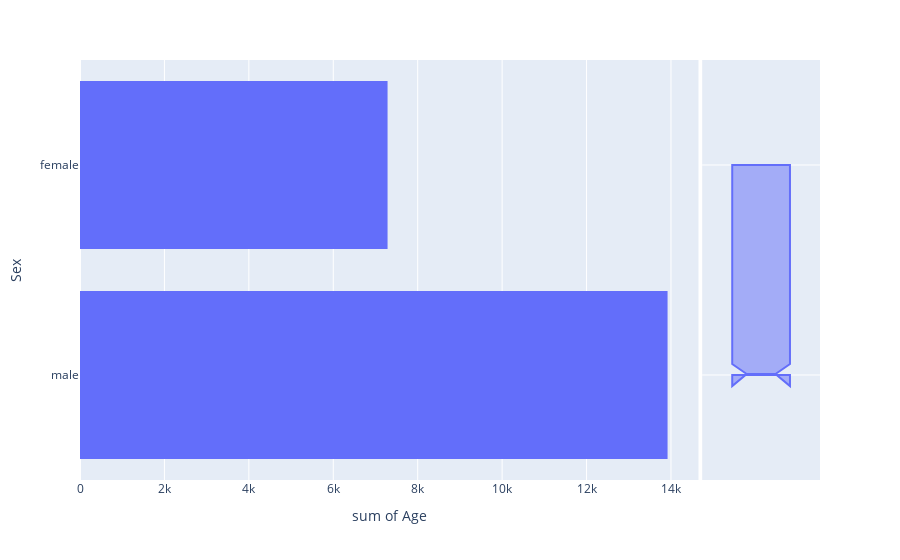

Notebook source saved alongside this figure:
### Code cell
fig = px.histogram(data, x='Age',y="Sex", nbins=26, marginal='box')
fig.show()

### Figure 1 — Plotly figure (JSON) as saved in the notebook; plotly's stock layout.template omitted (floating-point values rounded to 4 significant figures; data arrays with more than 128 entries replaced by an {"elided": "..."} marker saying what was removed)
{"data": [{"alignmentgroup": "True", "bingroup": "y", "histfunc": "sum", "hovertemplate": "sum of Age=%{x}<br>Sex=%{y}<extra></extra>", "legendgroup": "", "marker": {"color": "#636efa"}, "name": "", "nbinsy": 26, "offsetgroup": "", "orientation": "h", "showlegend": false, "type": "histogram", "x": {"elided": "891 float values"}, "xaxis": "x", "y": {"elided": "891 str values"}, "yaxis": "y"}, {"alignmentgroup": "True", "hovertemplate": "Sex=%{y}<extra></extra>", "legendgroup": "", "marker": {"color": "#636efa"}, "name": "", "notched": true, "offsetgroup": "", "showlegend": false, "type": "box", "xaxis": "x2", "y": {"elided": "891 str values"}, "yaxis": "y2"}], "layout": {"barmode": "relative", "legend": {"tracegroupgap": 0}, "margin": {"t": 60}, "xaxis": {"anchor": "y", "domain": [0, 0.8358], "title": {"text": "sum of Age"}}, "xaxis2": {"anchor": "y2", "domain": [0.8408, 1], "matches": "x2", "showgrid": false, "showline": false, "showticklabels": false, "ticks": ""}, "yaxis": {"anchor": "x", "domain": [0, 1], "title": {"text": "Sex"}}, "yaxis2": {"anchor": "x2", "domain": [0, 1], "matches": "y", "showgrid": true, "showticklabels": false}}}
